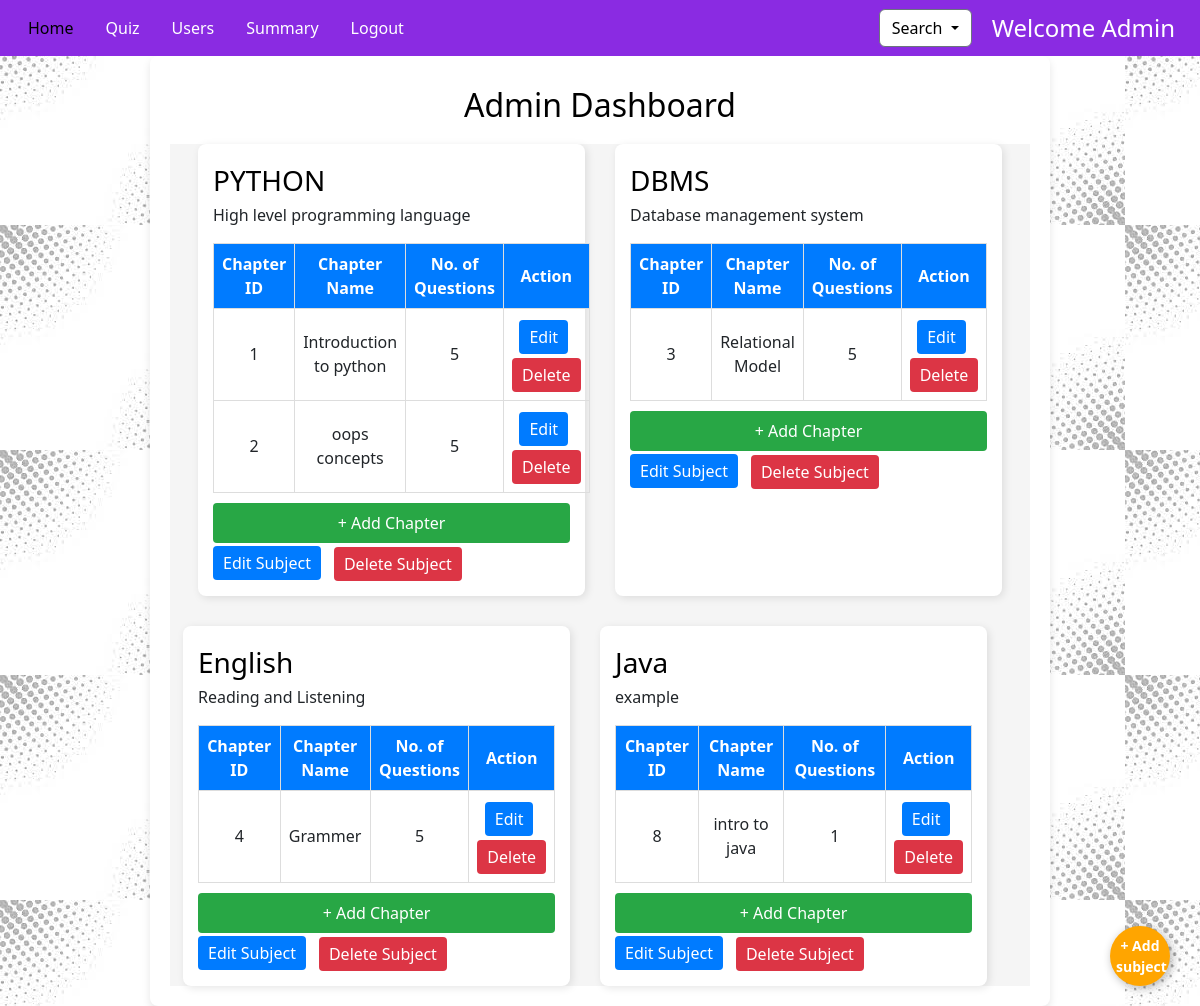
Page /admin (signed in) on the committed database.
### application/models.py (models this page shows, shortened)
class Subject(db.Model):
    id = db.Column(db.Integer, primary_key=True)
    name = db.Column(db.String(50), unique=True, nullable=False)
    description = db.Column(db.Text)
    chapters = db.relationship('Chapter', backref='subject', cascade="all, delete-orphan")

class Chapter(db.Model):
    id = db.Column(db.Integer, primary_key=True)
    name = db.Column(db.String(50), nullable=False, unique=True)
    description = db.Column(db.Text)
    subject_id = db.Column(db.Integer, db.ForeignKey('subject.id'),nullable=False)#foreign key
    quizzes = db.relationship('Quiz', backref='chapter',cascade="all,delete-orphan")

### application/routes.py (the view)
@app.route('/admin',methods=['GET','POST'])
def admin():
    if 'admin' not in session:
        flash("Unauthorized access! Please log in as an admin.")
        return redirect(url_for('index'))
    subjects = Subject.query.all()
    for subject in subjects:
        for chapter in subject.chapters:
            quiz_ids = [quiz.id for quiz in Quiz.query.filter_by(chapter_id=chapter.id).all()]
            chapter.question_count = Question.query.filter(Question.quiz_id.in_(quiz_ids)).count()
    search_query = request.form.get('search', '').strip()
    if search_query:
        subjects = Subject.query.filter(Subject.name.ilike(f"%{search_query}%")).all()
        quizzes = Quiz.query.filter(Quiz.title.ilike(f"%{search_query}%")).all()
        users = User.query.filter(User.full_name.ilike(f"%{search_query}%")).all()
    else:
        subjects = Subject.query.all()
        quizzes = Quiz.query.all()
        users = User.query.all()
    return render_template('admin.html',subjects=subjects , quizzes=quizzes, users=users, search_query=search_query )

### templates/admin.html (shortened to what this page needs)
<!DOCTYPE html>
<html lang="en">
<head>
    <link href="https://cdn.jsdelivr.net/npm/bootstrap@5.3.3/dist/css/bootstrap.min.css" rel="stylesheet"
>
</head>
<body>
    <nav class="navbar navbar-expand-lg bg-body-tertiary">
        <div class="container-fluid">
            <nav class="nav">
                <a class="nav-link active" aria-current="page" href="/admin">Home</a>
                <a class="nav-link" href="/adminQuiz">Quiz</a>
                <a class="nav-link" href="/userList">Users</a>
                <a class="nav-link" href="/admin_summary">Summary</a>
                <a class="nav-link" href="/logOut">Logout</a>
            </nav>
        </div>
        <div class="d-flex align-items-center">
            <div class="dropdown">
                <button class="btn btn-secondary dropdown-toggle" type="button" id="dropdownMenuButton1"
                    data-bs-toggle="dropdown" aria-expanded="false">
                    Search
                </button>
            </div>
            <h4 class="m-0 text-white" style="white-space: nowrap;">Welcome Admin &nbsp; &nbsp;</h4>
        </div>
    </nav>
    <div class="block">
        <h2 class="dashTitle">Admin Dashboard</h2>
        <div class="subjectBlock">
            {% for subject in subjects %}
            <div class="subjectCard">
                <h3 class="subject-Title">{{ subject.name }}</h3>
                <p class="subjectDescription">{{ subject.description}}</p>
                <table class="chapterTable">
                    <thead>
                        <tr>
                            <th>Chapter ID</th>
                            <th>Chapter Name</th>
                            <th>No. of Questions</th>
                            <th>Action</th>
                        </tr>
                    </thead>
                    <tbody>
                        {% for chapter in subject.chapters %}
                        <tr>
                            <td>{{chapter.id}}</td>
                            <td>{{ chapter.name }}</td>
                            <td>{{ chapter.question_count }}</td>
                            <td>
                                <a href="{{ url_for('edit_chapter', chapter_id=chapter.id) }}">
                                    <button class="editBtn">Edit</button>
                                </a>
                                <form action="{{ url_for('delete_chapter', chapter_id = chapter.id) }}" method="POST"
                                    onsubmit="return confirm('Are you sure you want to delete this chapter?');">
                                    <button class="deleteBtn">Delete</button>
                                </form>
                            </td>
                        </tr>
                        {% endfor %}
                    </tbody>
                </table>
                <div class="position">
                    <a href="{{ url_for ('add_chapter',subject_id=subject.id) }}">
                        <button class="addChapterBtn">+ Add Chapter</button> </a>
                    <div class="btnContainer">
                        <a href="{{ url_for('edit_subject', subject_id=subject.id) }}">
                            <button class="editBtn">Edit Subject</button>
                        </a>
                        <form action="{{ url_for('delete_subject', subject_id=subject.id) }}" method="POST"
                            onsubmit="return confirm('Are you sure you want to delete this subject?');">
                            <button type="submit" class="deleteBtn dlt">Delete Subject</button>
                        </form>
                    </div>
                </div>
            </div>
            {% endfor %}
            <div class="plus">
                <a href="/addSubject"><button class="button plusBtn">+ Add<br>subject</button></a>
            </div>
        </div>
    </div>
</body>
</html>

### templates/admin.html (style rules this page uses)
body { background-image: url("../static/background.jpg"); }
.navbar { background-color: blueviolet !important; }
.nav-link { color: white; }
.active { color: black; }
.block { max-width: 900px; margin: auto; background: white; padding: 20px; border-radius: 8px; box-shadow: 0 4px 8px rgba(0, 0, 0, 0.1); }
.dashTitle { text-align: center; color: black; margin-bottom: 20px; margin-top: 10px; }
.subjectBlock { display: flex; flex-wrap: wrap; gap: 30px; justify-content: center; background-color: whitesmoke; }
.subjectCard { background: white; padding: 15px; width: 45%; min-width: 300px; border-radius: 8px; box-shadow: 2px 2px 8px rgba(0, 0, 0, 0.1); }
.subject-Title { margin: 5px 0; color: black; }
.chapterTable { width: 100%; border-collapse: collapse; margin-top: 10px; }
.chapterTable th, .chapterTable td { border: 1px solid #ddd; padding: 8px; text-align: center; }
.chapterTable th { background-color: #007BFF; color: white; }
.editBtn { background-color: #007BFF; color: white; border: none; padding: 5px 10px; cursor: pointer; border-radius: 4px; margin-right: 5px; margin-top: 3px; }
.deleteBtn { background-color: #dc3545; color: white; border: none; padding: 5px 10px; cursor: pointer; border-radius: 4px; margin-top: 4px; }
.addChapterBtn { width: 100%; background-color: #28a745; color: white; border: none; padding: 8px; cursor: pointer; border-radius: 4px; margin-top: 10px; }
.plusBtn { position: fixed; bottom: 20px; right: 30px; width: 60px; height: 60px; background-color: #FFA500; color: white; border: none; border-radius: 50%; font-size: 14px; font-weight: bold; text-align: center; cursor: pointer; box-shadow: 2px 2px 10px rgba(0, 0, 0, 0.3); }
.btnContainer { display: flex; align-items: center; gap: 8px; }
.dropdown { margin-right: 20px; }
#dropdownMenuButton1 { background-color: white !important; color: black; }

### rows in the picture
Subject: name "PYTHON", description "High level programming language"
Chapter: id "1", name "Introduction to python", question_count "5"
Chapter: id "2", name "oops concepts", question_count "5"
Subject: name "DBMS", description "Database management system"
Chapter: id "3", name "Relational Model", question_count "5"
Subject: name "English", description "Reading and Listening"
Chapter: id "4", name "Grammer", question_count "5"
Subject: name "Java", description "example"
Chapter: id "8", name "intro to java", question_count "1"
